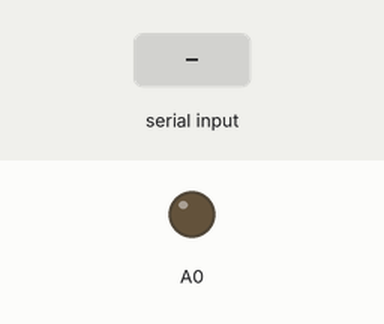
Recording of a sketch running on a simulated Arduino Uno R4 WiFi. Shown: output pins drawn as LEDs (lit = HIGH). Inputs (shaded band) come from the test bench. What the sketch prints to the serial monitor is not drawn.

Above: at 1.2 s.
1.3 s: "90,45\n" received over the second serial link
Timing chart, 0 to 2.3 s (numbered marks = the images above; inputs shaded):
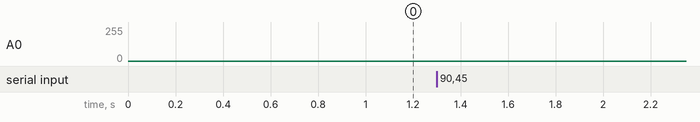

The sketch:

ksk_efect.ino
```cpp
#include "FspTimer.h"

#define SAMPLE_RATE 8000         // 1秒あたりのサンプル数（Hz）
#define NUM_SAMPLE 400           // 波形1周期あたりのサンプル数（SAMPLE_RATEで割り切れる値が望ましい）

#include <SoftwareSerial.h>
SoftwareSerial mySerial(3, 2);   // TX:3, RX:2 (マスターとスレーブ間通信用ソフトシリアル)

// グローバル変数定義
volatile uint32_t sampleIndex = 0;
float f = 261.63;                // 初期周波数（ド）
float amp = 0.4;                 // 振幅（0.0〜1.0）
uint16_t waveform[NUM_SAMPLE];  // 波形データ格納配列
float phase = 0.0;               // 波形の位相
float phaseInc = 0.0;            // 位相の進み量（周波数に依存）

FspTimer timer;                  // 再生用タイマーオブジェクト
byte b[2];                       // シリアル送信用データ（12bitデータを2バイトに）
int sendData = 0;                // 送信フラグ
volatile bool isPlaying = true; // 再生ON/OFF制御フラグ

// ドレミファソラシドの周波数配列
const float doremiHz[] = {261.63, 293.66, 329.63, 349.23, 392.00, 440.00, 493.88, 523.25};
const int numNotes = sizeof(doremiHz) / sizeof(doremiHz[0]); // 音階の数

// 指定された周波数に対応するサイン波データを生成
void generateSineWave(float freq) {
  for (int i = 0; i < NUM_SAMPLE; i++) {
    float t = (float)i / NUM_SAMPLE;                         // [0,1) の正規化時間
    float sample = sin(2.0 * PI * t);                        // 正弦波
    int tmp = (int)((sample * amp + 1.0) * 2047.5);          // 12bit DAC用スケーリング（0〜4095）
    tmp = constrain(tmp, 0, 4095);                           // 範囲外排除
    waveform[i] = (uint16_t)tmp;
  }
  // 位相進行量（波形の進むスピード＝音程）
  phaseInc = freq * NUM_SAMPLE / SAMPLE_RATE;
}

// タイマー割り込み時に呼ばれるコールバック関数（1サンプルずつ出力）
void callback_playSound(timer_callback_args_t *arg) {
  if (isPlaying) {
    int index = (int)phase % NUM_SAMPLE;       // 現在の波形インデックス
    uint16_t value = waveform[index];          // 出力値取得
    b[0] = value / 256;                        // 上位バイト
    b[1] = value % 256;                        // 下位バイト
    analogWrite(A0, value);                   // DAC出力（A0ピン）
    phase += phaseInc;                         // 位相を進める
    if (phase >= NUM_SAMPLE) phase -= NUM_SAMPLE; // 繰り返し処理
  } else {
    // 再生停止中は中間値を出力（無音）
    b[0] = 2047 / 256;
    b[1] = 2047 % 256;
    analogWrite(A0, 2047);
  }
  sendData = 1;  // シリアル送信フラグを立てる
}

void setup() {
  analogWriteResolution(12);       // 12bit精度のDAC出力を設定
  Serial.begin(115200);            // PCデバッグ用シリアル
  mySerial.begin(115200);          // Arduino間通信用ソフトシリアル

  // タイマーの空きチャンネルを探して、初期化と起動
  uint8_t type;
  int8_t ch = FspTimer::get_available_timer(type);
  if (ch < 0) return;

  timer.begin(TIMER_MODE_PERIODIC, type, ch, SAMPLE_RATE, 50.0f, callback_playSound, nullptr);
  timer.setup_overflow_irq();
  timer.open();
  timer.start();
}

// メインループ（周波数の送受信と再生を行う）


void loop() {
  static unsigned long lastMillis = 0;
  static int idx = 0;
  unsigned long now = millis();


  if (mySerial.available()) {
    String input = mySerial.readStringUntil('\n');
    float newFreq = input.toFloat();
    if (newFreq > 0) {
      f = newFreq;
      generateSineWave(f);
    }
  }

  if (sendData == 1) {
    sendData = 0;
    Serial.write(b, 2);
  }

  //delayMicroseconds(50);
}
```
